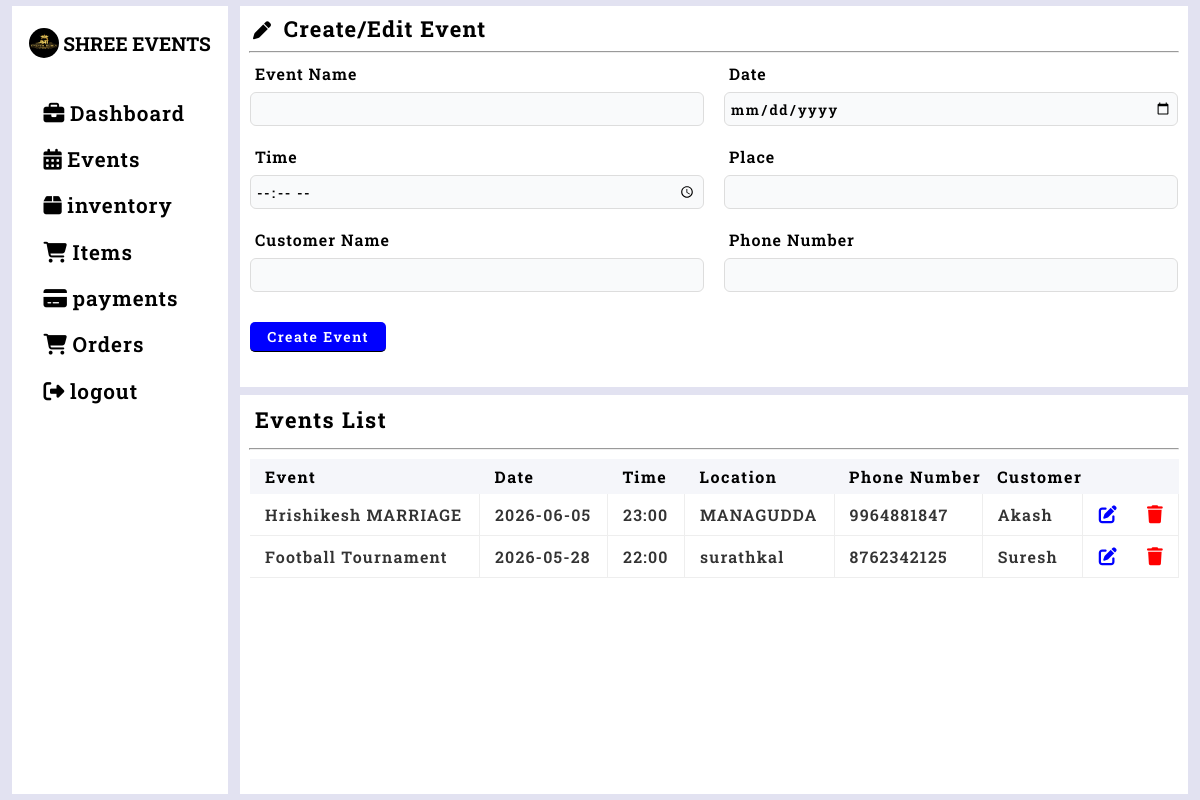
The page /events (signed in) on the database as committed earlier.
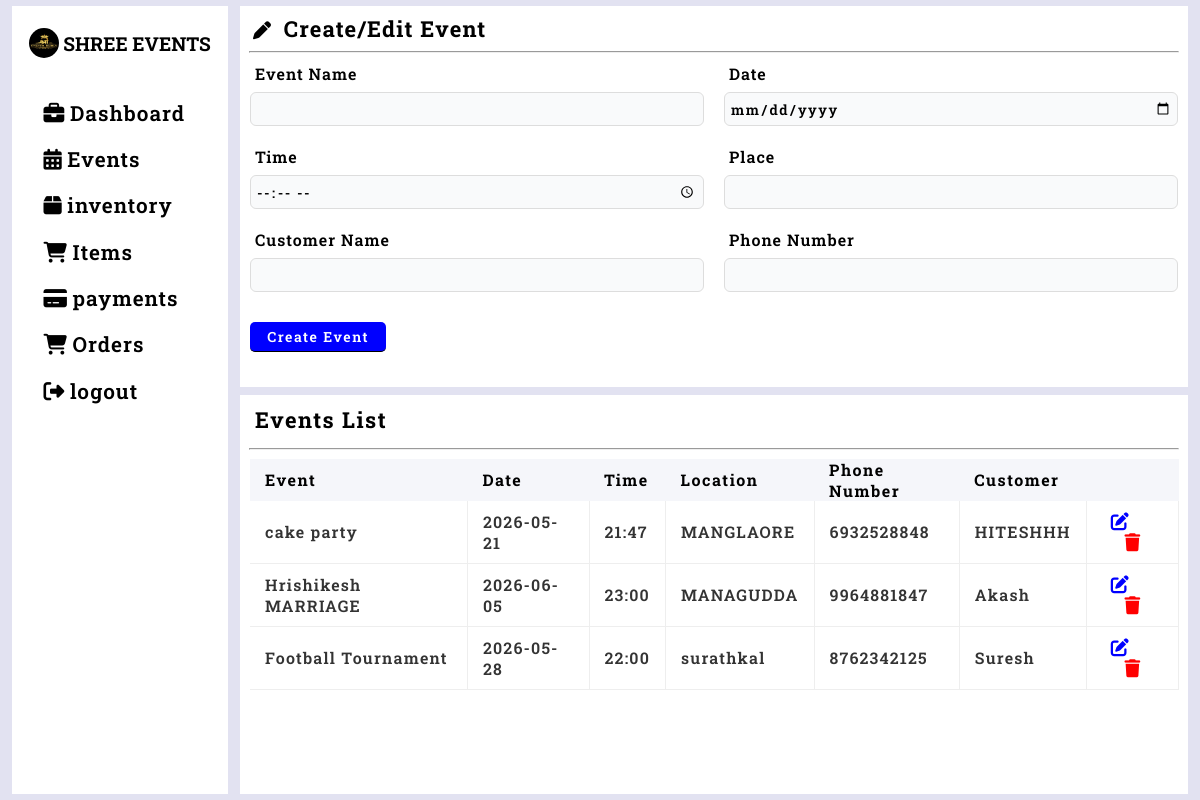
The same page on the database as committed later.
### tables this page shows
CREATE TABLE events(event_id INTEGER PRIMARY KEY AUTOINCREMENT,
                event_name TEXT NOT NULL,
                event_date DATETIME NOT NULL,
                event_time DATETIME NOT NULL,
                place TEXT NOT NULL,
                cust TEXT NOT NULL,
                status TEXT DEFAULT 'pending',
                event_status TEXT DEFAULT 'upcoming',
                phone_number INTEGER NOT NULL

                );

### events.py (the view, shortened to what this page needs)
@events_app.route('/events',methods=['GET','POST'])
def events_fn():
    try:
        if 'user' in session:
            edit_data=None
            list_data=events_list()
            return render_template('events.html',list_data=list_data,edit_data=edit_data)
        else:
            return redirect(url_for('home'))
    except Exception:
        return("Unexpected Error")
        return redirect(url_for('home'))

### database.py (called while the page is built)
def get_connection():
    con=sqlite3.connect("database.db",timeout=30,check_same_thread=False) #connect to database and create a cursor to run commands
    return con

def events_list():
    con=get_connection()
    cursor=con.cursor()
    cursor.execute("SELECT event_id,event_name,event_date,event_time,place,cust,phone_number FROM events ORDER BY event_id DESC")
    events_li=cursor.fetchall()
    con.commit()
    con.close()
    return events_li

### templates/events.html (shortened to what this page needs)
{% extends "base.html" %}
{% block content %}
<div class="event-creation-container">
  <h2>
    <i class="fa-solid fa-pen"
       style="margin-right: 5px; font-size: 18px; margin-left: 5px"></i>
    Create/Edit Event
  </h2>
  <hr />
  <form method="post">
    <div class="form-container">
      <label>Event Name</label>
      <input type="text" name="eventname"
        value="{{edit_data.name if edit_data else ''}}" required />
    </div>
    <div class="form-container">
      <label>Date</label>
      <input type="date" name="date"
        value="{{edit_data.date if edit_data else ''}}" required />
    </div>
    <div class="form-container">
      <label>Time</label>
      <input type="time" name="time"
        value="{{edit_data.time if edit_data else ''}}" required />
    </div>
    <div class="form-container">
      <label>Place</label>
      <input type="text" name="place"
        value="{{edit_data.place if edit_data else ''}}" required />
    </div>
    <div class="form-container">
      <label>Customer Name</label>
      <input type="text" name="cust"
        value="{{edit_data.cust if edit_data else ''}}" required />
    </div>
    <div class="form-container">
      <label>Phone Number</label>
      <input type="tel" name="phone" maxlength="10"
        pattern="[0-9]{10}"
        value="{{edit_data.phone if edit_data else ''}}" required>
    </div>
    <div class="form-btn">
      {% if edit_data %}
      <input type="submit" value="Update Event" name="update" />
      {% else %}
      <input type="submit" value="Create Event" name="create" />
      {% endif %}
    </div>
  </form>
</div>
<div class="event-upcoming-list">
  <h2>Events List</h2>
  <hr />
  <div class="upcoming-event-table">
    <table>
      <thead>
        <tr>
          <th>Event</th>
          <th>Date</th>
          <th>Time</th>
          <th>Location</th>
          <th>Phone Number</th>
          <th>Customer</th>
          <th></th>
        </tr>
      </thead>
      <tbody>
        {% for e in list_data %}
        <tr>
          <td>{{e[1]}}</td>
          <td>{{e[2]}}</td>
          <td>{{e[3]}}</td>
          <td>{{e[4]}}</td>
          <td>{{e[6]}}</td>
          <td>{{e[5]}}</td>
          <td class="action">
            <form method="post">
              <button type="submit" name="edit">
                <i class="fa-solid fa-pen-to-square"></i>
              </button>
              <button type="submit" name="delete"
                onclick="return confirm('Are you sure you want to delete this event?')">
                <i class="fa-solid fa-trash"></i>
              </button>
            </form>
          </td>
        </tr>
        {% endfor %}
      </tbody>
    </table>
  </div>
</div>
{% endblock %}

Rows that differ between the two databases and show on the page:
added events: event_name "cake party", event_date "2026-05-21", event_time "21:47", place "MANGLAORE", phone_number "6932528848", cust "HITESHHH"
